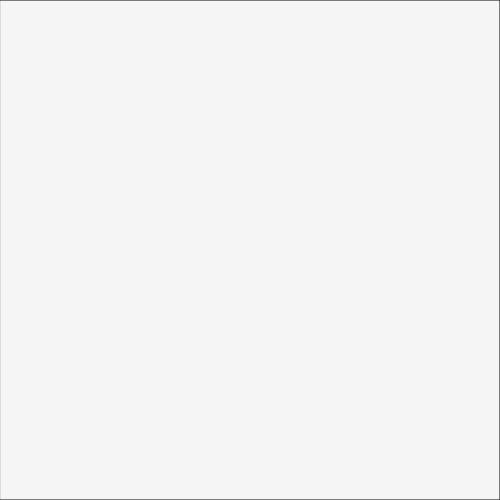
Frame 1 (no input)
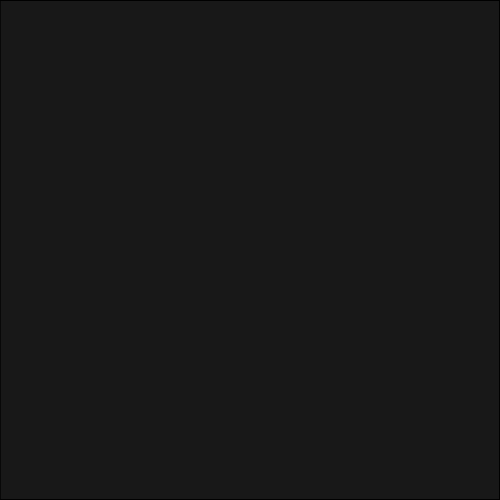
Frame 60 (no input)
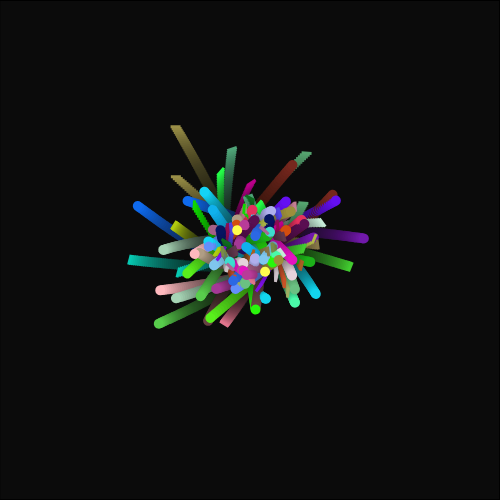
Frame 120 (the mouse pressed at the canvas centre since frame 60)

The p5.js sketch that drew these frames (run headless with seeded random() and noise() and a simulated clock; from frame 60 on, the mouse is pressed at the canvas centre):

// p5.js sketch
// ── sketch.js
var particles = [];

function setup() {
  createCanvas(500, 500);
}

function draw() {
  fill(0, 10);
  rect(0,0,width,height);

  // if the mouse is pressed we should create a particle
  if (mouseIsPressed == true) {
    var tempParticle = new Particle(mouseX, mouseY);

    // put the particle into our array
    particles.push( tempParticle );
  }

  // draw all particles
  for (var i = 0; i < particles.length; i++) {
    particles[i].moveAndDisplay();

    // is this particle off screen?  If so, remove it!
    if (particles[i].isOffScreen() == true) {
      particles.splice(i, 1);
      console.log("bye bye " + i);
    }
  }
}

class Particle {

  constructor(x, y) {
    // store our position
    this.x = x;
    this.y = y;

    // compute our "type" - this will dictate how to draw this particle
    // 50% chance to be type 0, 50% chance to be type 1
    if (random(0,100) > 50) {
      this.type = 0;
    }
    else {
      this.type = 1;
    }

    // randomize speed
    this.speedX = random(-2, 2);
    this.speedY = random(-2, 2);

    // randomize our color
    this.r = random(255);
    this.g = random(255);
    this.b = random(255);

    // randomize our rotation
    this.rotation = random(0, 360);
  }

  // move and display function
  moveAndDisplay() {
    this.x += this.speedX;
    this.y += this.speedY;

    // draw this particle
    push();
    translate(this.x, this.y);
    rotate(radians(this.rotation));

    fill(this.r, this.g, this.b);
    noStroke();

    if (this.type == 0) {
      ellipse(-25, 0, 10, 10);
      ellipse(25, 0, 10, 10);
    }
    else {
      rect(-25, 0, 3, 10);
      rect(25, 0, 3, 10);
    }

    pop();

    this.rotation += 1;
  }

  // see if we are off screen
  isOffScreen() {
    if (this.x > width || this.x < 0 || this.y > height || this.y < 0) {
      return true;
    }
    return false;
  }
}
